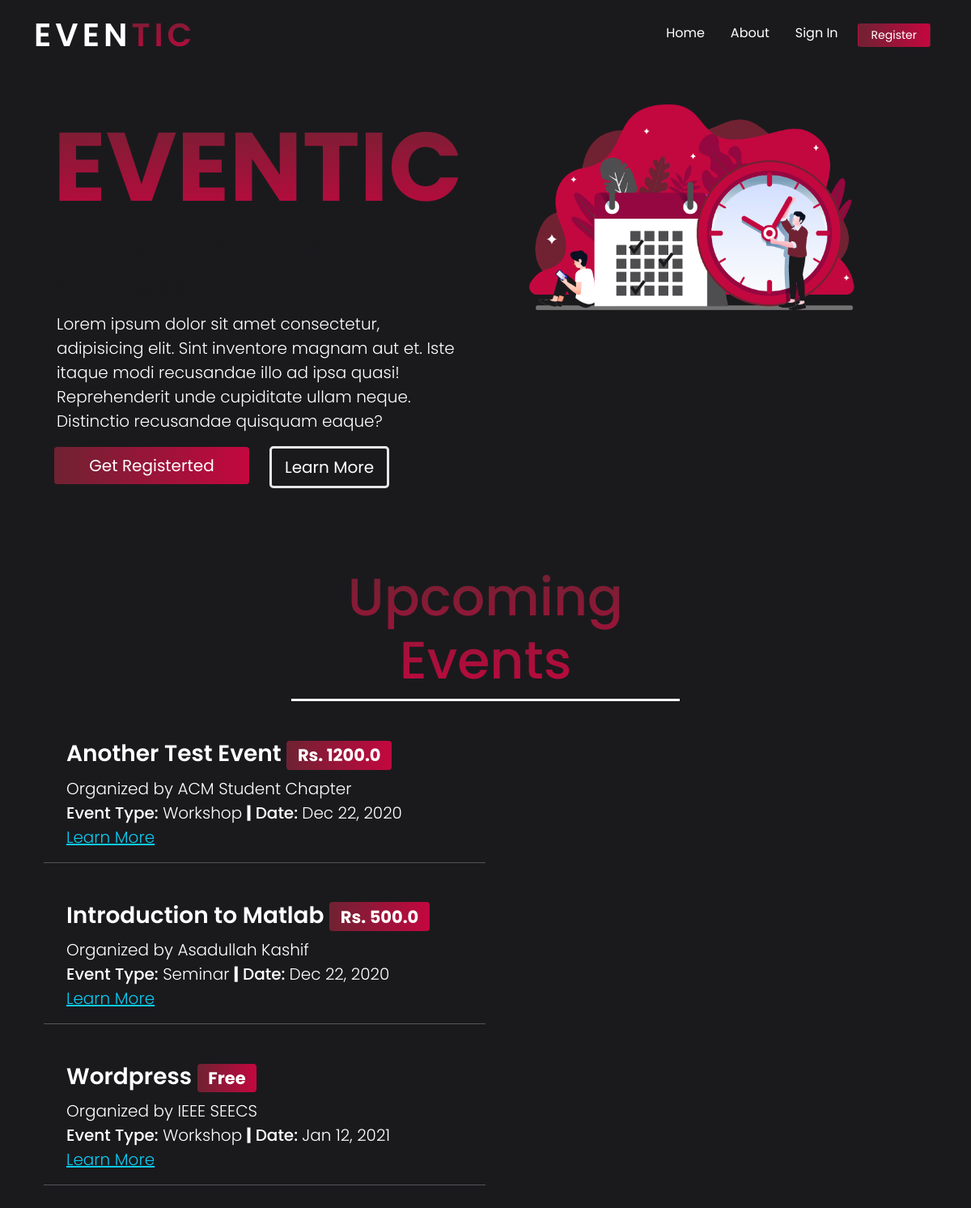
The page / on the database its author committed.
### models/event.py (models this page shows, shortened)
class Event(db.Model):
    __tablename__ = 'events'
    id = db.Column(db.Integer, primary_key=True)
    title = db.Column(db.String(STRING_LENGTH_MAX),
                      unique=False, nullable=False)
    head = db.Column(db.String(STRING_LENGTH_MAX),
                     unique=False, nullable=False)
    contact = db.Column(db.String(STRING_LENGTH_MAX),
                        unique=False, nullable=False)
    time_start = db.Column(db.DateTime, unique=False, nullable=False)
    time_end = db.Column(db.DateTime, unique=False, nullable=False)
    description = db.Column(
        db.String(EVENT_DESCRIPTION_LENGTH), unique=False, nullable=False)
    WORKSHOP = True
    SEMINAR = False
    event_type = db.Column(db.Boolean,  unique=False, nullable=False)
    TICKETED = True
    NON_TICKETED = False
    is_ticketed = db.Column(db.Boolean, unique=False, nullable=False)
    ticket_price = db.Column(db.Float,
                             nullable=True, unique=False,
                             default=0.0)

### views/home.py (the view)
class HomeView(MethodView):
    def get(self):
        events = []
        for event in Event.query.order_by(Event.time_start).all():
            events.append({
                'id': event.id,
                'title': event.title,
                'date': helper.get_breif_formatted_time(event.time_start),
                'type': "Seminar" if event.event_type == Event.SEMINAR else "Workshop",
                'is_ticketed': (f"Rs. {event.ticket_price}" if event.is_ticketed else "Free"),
                'head': event.head
            })
        context = {
            'title': "Home",
            'user': session.get('user', None),
            'events': events
        }
        return render_template("home.html", **context)

### utils/helper.py (called while the page is built)
def get_breif_formatted_time(datetime_object):
    return datetime_object.strftime("%b %d, %Y")

### templates/home.html
{% extends 'base.html' %}
{% block content %}
<div class="bg-black container">
    <div class="row container">
        <div class="col-sm bg-black mt-5">
            <h3 class="text-gradient text-heading text-heading-size ">EVENTIC</h3>
            <h5 class="text-black text-heading-subtitle">A celebration of success</h5>
            <p class="lead text-white mb-3 mx-1">Lorem ipsum dolor sit amet consectetur, adipisicing elit. Sint
                inventore
                magnam
                aut
                et. Iste itaque modi
                recusandae illo ad ipsa quasi! Reprehenderit unde cupiditate ullam neque. Distinctio recusandae quisquam
                eaque?
            </p>
            <div class="row">
                <div class="col col-lg-6 col-md-6">
                    <a class="btn btn-lg form-control bg-gradient"
                        href="{{ url_for(endpoint='user_registeration') }}">Get Registerted
                    </a>
                </div>
                <div class="col-sm">
                    <a class="col btn btn-lg text-white learn-more-btn" href="{{ url_for(endpoint='about') }}">Learn
                        More</a>
                </div>
            </div>
        </div>
        <div class="col col-lg-6 col-md-6 mx-auto">
            <img src="{{ url_for('static', filename='main page/main_illustration.png') }}" class="img-fluid ml-3">
        </div>
    </div>
    <div class="container my-5 py-5 ">
        <h3 class="text-center mx-auto text-gradient heading-box pb-2" style="width: 40vw;border-color: white;">
            Upcoming Events</h3>
        {% for event in events %}
        <div class="jumbotron jumbotron-fluid text-white m-3 mt-5">
            <div class="container ">
                <h3 class="text-white" style="font-weight: 600;">{{ event.title }} <span
                        class="badge text-white bg-gradient badge-info">{{
                        event.is_ticketed }}</span>
                </h3>
                <p class="lead">Organized by {{ event.head }}<br>
                    <b style="font-weight: 500;">Event Type:</b> {{ event.type }} <b style=" font-weight: 800;">|</b>
                    <b style="font-weight: 500;">Date: </b> {{ event.date
                    }}<br>
                    <a class="text-color text-info" href="{{ url_for(endpoint='event', id=event.id) }}">Learn More</a>
                </p>
            </div>
        </div>
        <hr class=" text-white w-50">
        {% endfor %}
    </div>
</div>
{% endblock content%}

### templates/base.html (shortened to what this page needs)
<!DOCTYPE html>
<html lang="en">
<head>
    <link href="https://cdn.jsdelivr.net/npm/bootstrap@5.0.0-beta1/dist/css/bootstrap.min.css" rel="stylesheet" />
    <link rel="stylesheet" href="{{ url_for('static', filename='style.css') }}">
</head>
<nav class="navbar navbar-expand-lg sticky-top navbar-dark bg-black">
    <div class="container">
        <a class="navbar-brand" href="#"><span>EVEN</span><span class="text-gradient"
                style="font-size: 40px;">TIC</span></a>
        <div class="collapse navbar-collapse " id="navbarNav">
            <ul class="navbar-nav mr-0" , style="margin-left: auto;">
                <li class="nav-item px-2">
                    <a class="nav-link text-white active" aria-current="page"
                        href="{{ url_for(endpoint='home') }}">Home</a>
                </li>
                <li class="nav-item px-2">
                    <a class="nav-link text-white" href="{{ url_for(endpoint='about') }}">About</a>
                </li>
                <li class="nav-item px-2">
                    {% if user %}
                    <a class="nav-link text-white" href="#">
                        {{ user.name }}
                        {% else %}
                        <a class="nav-link text-white" href="{{ url_for(endpoint='login') }}">
                            {{ "Sign In" }}
                            {% endif %}
                        </a>
                </li>
                <li class="nav-item px-2">
                    {% if user %}
                    <a class="btn btn-sm text-white bg-gradient px-3 my-2" href="{{ url_for(endpoint='logout') }}">
                        {{ "Logout" }}
                        {% else %}
                        <a class="btn btn-sm text-white bg-gradient px-3 my-2"
                            href="{{ url_for(endpoint='user_registeration') }}">
                            {{ "Register" }}
                            {% endif %}
                        </a>
                </li>
            </ul>
        </div>
    </div>
</nav>
<body>
    {% block content %}
    {% endblock content %}
</body>
</html>

### static/style.css (style rules this page uses)
body { font-family: 'Poppins'; font-weight: 400; background : #1a1a1d; }
.navbar-brand { font-weight : 600; font-size : 40px; letter-spacing: 5px; }
.bg-black { background: #1a1a1d; }
.btn-sm { height : fit-content; padding-top : 3px; padding-bottom: 3px; }
.text-black { color: #1a1a1d }
.bg-gradient { color : white; background-image: linear-gradient(to right, #6f2232, #c3073f) !important; }
.text-heading { font-weight: 700; }
.text-gradient { font-size : 65px; background : -webkit-linear-gradient(#6f2232, #c3073f); -webkit-background-clip: text; -webkit-text-fill-color: transparent; }
.heading-box { border-bottom: 3px solid #950740; width : 60vw; }
.text-heading-size { font-size: 120px; }
.text-heading-subtitle { font-size : 38px; font-weight : 400; letter-spacing: 2px; }
.learn-more-btn { border: 3px solid #e7e6e7; }

### rows shown on the page
Event: title "Another Test Event", is_ticketed "Rs. 1200.0", head "ACM Student Chapter", type "Workshop", date "Dec 22, 2020"
Event: title "Introduction to Matlab", is_ticketed "Rs. 500.0", head "Asadullah Kashif", type "Seminar", date "Dec 22, 2020"
Event: title "Wordpress", is_ticketed "Free", head "IEEE SEECS", type "Workshop", date "Jan 12, 2021"

### other values the page prints
{{ "Sign In" }} "Sign In"
{{ "Register" }} "Register"
